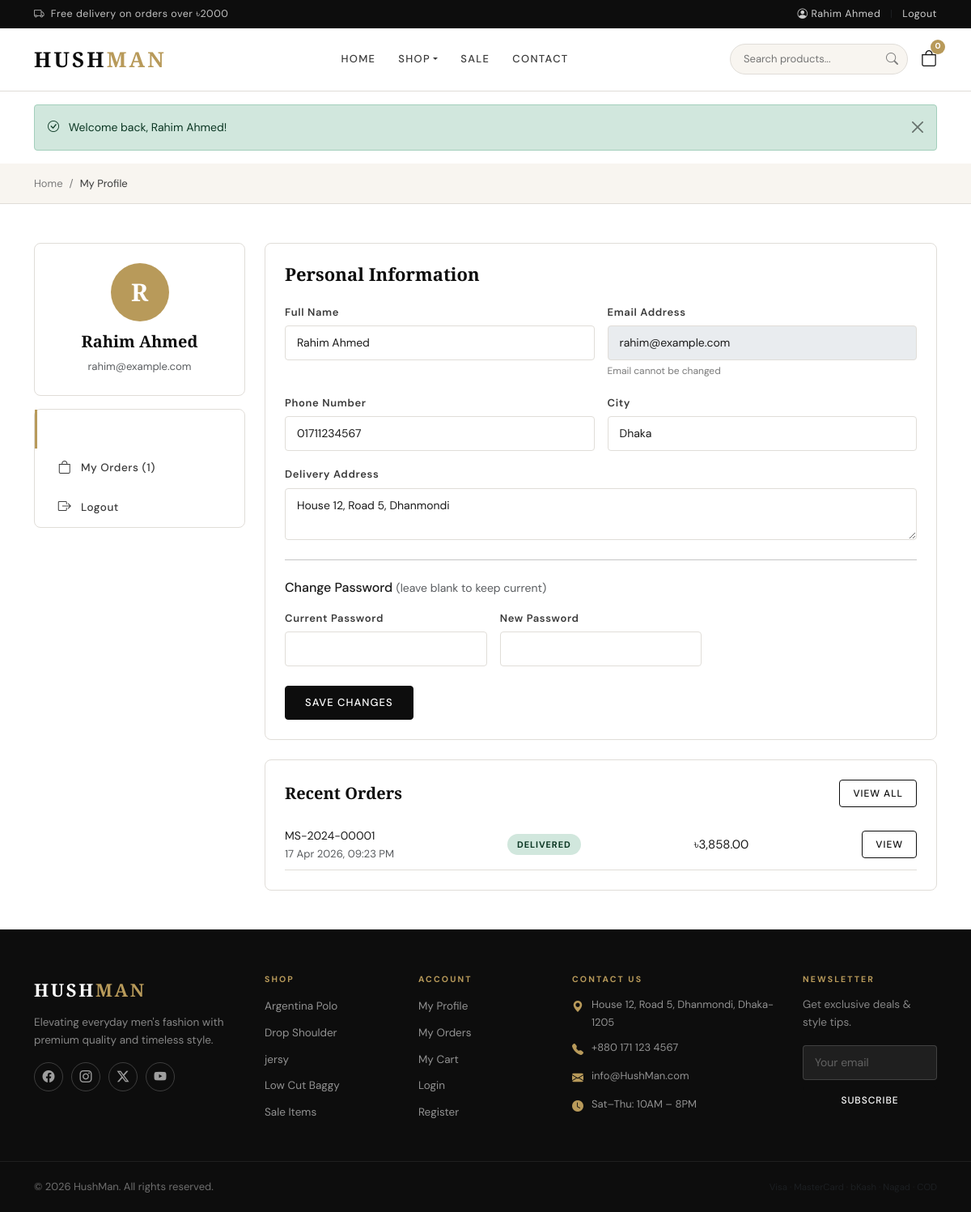
The page /pages/profile.php (signed in) on the database its author committed.
### tables this page shows
CREATE TABLE `users` (
  `id` int(11) NOT NULL,
  `name` varchar(100) NOT NULL,
  `email` varchar(150) NOT NULL,
  `password` varchar(255) NOT NULL,
  `phone` varchar(20) DEFAULT NULL,
  `address` text DEFAULT NULL,
  `city` varchar(100) DEFAULT NULL,
  `country` varchar(100) DEFAULT 'Bangladesh',
  `profile_image` varchar(255) DEFAULT 'default-user.png',
  `is_active` tinyint(1) DEFAULT 1,
  `created_at` timestamp NOT NULL DEFAULT current_timestamp(),
  `updated_at` timestamp NOT NULL DEFAULT current_timestamp() ON UPDATE current_timestamp()
);

CREATE TABLE `orders` (
  `id` int(11) NOT NULL,
  `user_id` int(11) NOT NULL,
  `order_number` varchar(50) NOT NULL,
  `full_name` varchar(100) NOT NULL,
  `email` varchar(150) NOT NULL,
  `phone` varchar(20) NOT NULL,
  `address` text NOT NULL,
  `city` varchar(100) NOT NULL,
  `postal_code` varchar(20) DEFAULT NULL,
  `total_amount` decimal(10,2) NOT NULL,
  `discount_amount` decimal(10,2) DEFAULT 0.00,
  `shipping_cost` decimal(10,2) DEFAULT 60.00,
  `final_amount` decimal(10,2) NOT NULL,
  `payment_method` enum('cod','bkash','nagad','card') DEFAULT 'cod',
  `payment_status` enum('pending','paid','failed') DEFAULT 'pending',
  `order_status` enum('pending','processing','shipped','delivered','cancelled') DEFAULT 'pending',
  `notes` text DEFAULT NULL,
  `coupon_code` varchar(50) DEFAULT NULL,
  `created_at` timestamp NOT NULL DEFAULT current_timestamp(),
  `updated_at` timestamp NOT NULL DEFAULT current_timestamp() ON UPDATE current_timestamp()
);

CREATE TABLE `categories` (
  `id` int(11) NOT NULL,
  `name` varchar(100) NOT NULL,
  `slug` varchar(100) NOT NULL,
  `description` text DEFAULT NULL,
  `image` varchar(255) DEFAULT NULL,
  `is_active` tinyint(1) DEFAULT 1,
  `created_at` timestamp NOT NULL DEFAULT current_timestamp()
);

### includes/functions.php (called while the page is built, shortened)
<?php
function getCurrentUser() {
    $db = getDB();
    $stmt = $db->prepare("SELECT * FROM users WHERE id = ?");
    $stmt->execute([$_SESSION['user_id']]);
    return $stmt->fetch();
}
function getCategories() {
    $db = getDB();
    $stmt = $db->query("SELECT c.*, COUNT(p.id) as product_count
        FROM categories c LEFT JOIN products p ON c.id = p.category_id AND p.is_active = 1
        WHERE c.is_active = 1 GROUP BY c.id ORDER BY c.name");
    return $stmt->fetchAll();
}
function getUserOrders($userId) {
    $db = getDB();
    $stmt = $db->prepare("SELECT * FROM orders WHERE user_id = ? ORDER BY created_at DESC");
    $stmt->execute([$userId]);
    return $stmt->fetchAll();
}
function formatPrice($price) {
    return CURRENCY . number_format($price, 2);
}
function formatDate($date) {
    return date('d M Y, h:i A', strtotime($date));
}
function sanitize($input) {
    return htmlspecialchars(trim($input), ENT_QUOTES, 'UTF-8');
}
?>

### pages/profile.php (the view, shortened to what this page needs)
<?php
require_once __DIR__ . '/../includes/functions.php';
$user   = getCurrentUser();
$orders = getUserOrders($_SESSION['user_id']);
?>
<?php require_once __DIR__ . '/../includes/header.php'; ?>
<div class="page-breadcrumb">
  <div class="container">
    <nav><ol class="breadcrumb">
      <li class="breadcrumb-item"><a href="<?= SITE_URL ?>">Home</a></li>
      <li class="breadcrumb-item active">My Profile</li>
    </ol></nav>
  </div>
</div>
<div class="container my-5">
  <div class="row g-4">
    <div class="col-lg-3">
      <div class="card-plain p-4 text-center mb-3">
        <div style="width:72px;height:72px;background:var(--gold);border-radius:50%;display:flex;align-items:center;justify-content:center;margin:0 auto 12px;font-family:var(--ff-display);font-size:30px;color:white;font-weight:700">
          <?= strtoupper(substr($user['name'], 0, 1)) ?>
        </div>
        <h5 style="font-family:var(--ff-display)"><?= sanitize($user['name']) ?></h5>
        <p class="text-muted small mb-0"><?= sanitize($user['email']) ?></p>
      </div>
      <div class="card-plain">
        <a href="<?= SITE_URL ?>/pages/profile.php" class="admin-nav-link active" style="border-left-color:var(--gold)"><i class="bi bi-person"></i> My Profile</a>
        <a href="<?= SITE_URL ?>/pages/orders.php" class="admin-nav-link" style="color:var(--mid)"><i class="bi bi-bag"></i> My Orders (<?= count($orders) ?>)</a>
        <a href="<?= SITE_URL ?>/pages/logout.php" class="admin-nav-link" style="color:var(--mid)"><i class="bi bi-box-arrow-right"></i> Logout</a>
      </div>
    </div>
    <div class="col-lg-9">
      <div class="card-plain p-4 mb-4">
        <h5 style="font-family:var(--ff-display);font-size:22px;margin-bottom:20px">Personal Information</h5>
        <form method="POST">
          <div class="row g-3">
            <div class="col-md-6">
              <label class="form-label">Full Name</label>
              <input type="text" name="name" class="form-control" value="<?= sanitize($user['name']) ?>" required>
            </div>
            <div class="col-md-6">
              <label class="form-label">Email Address</label>
              <input type="email" class="form-control" value="<?= sanitize($user['email']) ?>" disabled>
              <div class="form-text">Email cannot be changed</div>
            </div>
            <div class="col-md-6">
              <label class="form-label">Phone Number</label>
              <input type="tel" name="phone" class="form-control" value="<?= sanitize($user['phone'] ?? '') ?>">
            </div>
            <div class="col-md-6">
              <label class="form-label">City</label>
              <input type="text" name="city" class="form-control" value="<?= sanitize($user['city'] ?? '') ?>">
            </div>
            <div class="col-12">
              <label class="form-label">Delivery Address</label>
              <textarea name="address" class="form-control" rows="2"><?= sanitize($user['address'] ?? '') ?></textarea>
            </div>
          </div>
          <hr class="my-4">
          <h6 class="fw-700 mb-3">Change Password <small class="text-muted fw-normal">(leave blank to keep current)</small></h6>
          <div class="row g-3">
            <div class="col-md-4">
              <label class="form-label">Current Password</label>
              <input type="password" name="current_password" class="form-control">
            </div>
            <div class="col-md-4">
              <label class="form-label">New Password</label>
              <input type="password" name="new_password" class="form-control" minlength="8">
            </div>
          </div>
          <div class="mt-4">
            <button type="submit" class="btn btn-primary">Save Changes</button>
          </div>
        </form>
      </div>
      <div class="card-plain p-4">
        <div class="d-flex justify-content-between align-items-center mb-3">
          <h5 style="font-family:var(--ff-display);font-size:20px;margin:0">Recent Orders</h5>
          <a href="<?= SITE_URL ?>/pages/orders.php" class="btn btn-outline-dark btn-sm">View All</a>
        </div>
        <?php if(empty($orders)): ?>
        <p class="text-muted">No orders yet.</p>
        <?php else: ?>
        <?php foreach(array_slice($orders, 0, 3) as $ord): ?>
        <div class="d-flex justify-content-between align-items-center py-2" style="border-bottom:1px solid var(--border)">
          <div>
            <div class="fw-600" style="font-size:14px"><?= sanitize($ord['order_number']) ?></div>
            <div class="text-muted small"><?= formatDate($ord['created_at']) ?></div>
          </div>
          <span class="status-badge status-<?= $ord['order_status'] ?>"><?= ucfirst($ord['order_status']) ?></span>
          <div class="fw-700"><?= formatPrice($ord['final_amount']) ?></div>
          <a href="<?= SITE_URL ?>/pages/orders.php?id=<?= $ord['id'] ?>" class="btn btn-sm btn-outline-dark">View</a>
        </div>
        <?php endforeach; ?>
        <?php endif; ?>
      </div>
    </div>
  </div>
</div>
<?php require_once __DIR__ . '/../includes/footer.php'; ?>

### includes/footer.php (shortened to what this page needs)
<footer class="site-footer mt-5">
    <div class="footer-top">
        <div class="container">
            <div class="row g-4">
                <div class="col-lg-3 col-md-6">
                    <div class="footer-brand">HUSH<span>MAN</span></div>
                    <p class="footer-tagline">Elevating everyday men's fashion with premium quality and timeless style.</p>
                    <div class="social-links">
                        <a href="#"><i class="bi bi-facebook"></i></a>
                        <a href="#"><i class="bi bi-instagram"></i></a>
                        <a href="#"><i class="bi bi-twitter-x"></i></a>
                        <a href="#"><i class="bi bi-youtube"></i></a>
                    </div>
                </div>
                <div class="col-lg-2 col-md-3 col-6">
                    <h6 class="footer-heading">Shop</h6>
                    <ul class="footer-links">
                        <?php foreach(getCategories() as $cat): ?>
                        <li><a href="<?= SITE_URL ?>/pages/shop.php?category=<?= $cat['slug'] ?>"><?= sanitize($cat['name']) ?></a></li>
                        <?php endforeach; ?>
                        <li><a href="<?= SITE_URL ?>/pages/shop.php?sale=1">Sale Items</a></li>
                    </ul>
                </div>
                <div class="col-lg-2 col-md-3 col-6">
                    <h6 class="footer-heading">Account</h6>
                    <ul class="footer-links">
                        <li><a href="<?= SITE_URL ?>/pages/profile.php">My Profile</a></li>
                        <li><a href="<?= SITE_URL ?>/pages/orders.php">My Orders</a></li>
                        <li><a href="<?= SITE_URL ?>/pages/cart.php">My Cart</a></li>
                        <li><a href="<?= SITE_URL ?>/pages/login.php">Login</a></li>
                        <li><a href="<?= SITE_URL ?>/pages/register.php">Register</a></li>
                    </ul>
                </div>
                <div class="col-lg-3 col-md-6">
                    <h6 class="footer-heading">Contact Us</h6>
                    <ul class="footer-contact">
                        <li><i class="bi bi-geo-alt-fill"></i> House 12, Road 5, Dhanmondi, Dhaka-1205</li>
                        <li><i class="bi bi-telephone-fill"></i> <a href="tel:+8801711234567">+880 171 123 4567</a></li>
                        <li><i class="bi bi-envelope-fill"></i> <a href="mailto:info@HushMan.com">info@HushMan.com</a></li>
                        <li><i class="bi bi-clock-fill"></i> Sat–Thu: 10AM – 8PM</li>
                    </ul>
                </div>
                <div class="col-lg-2 col-md-6">
                    <h6 class="footer-heading">Newsletter</h6>
                    <p class="footer-tagline small">Get exclusive deals & style tips.</p>
                    <form class="newsletter-form" onsubmit="return false;">
                        <input type="email" placeholder="Your email" class="form-control form-control-sm mb-2">
                        <button class="btn btn-primary btn-sm w-100">Subscribe</button>
                    </form>
                </div>
            </div>
        </div>
    </div>
    <div class="footer-bottom">
        <div class="container">
            <div class="row align-items-center">
                <div class="col-md-6 text-center text-md-start">
                    <span>&copy; <?= date('Y') ?> HushMan. All rights reserved.</span>
                </div>
                <div class="col-md-6 text-center text-md-end mt-2 mt-md-0">
                    <span class="text-muted small ms-2">Visa · MasterCard · bKash · Nagad · COD</span>
                </div>
            </div>
        </div>
    </div>
</footer>
</body>
</html>

### rows shown on the page
users: name "R", name "Rahim Ahmed", email "rahim@example.com", phone "01711234567", city "Dhaka", address "House 12, Road 5, Dhanmondi"
orders: order_number "MS-2024-00001", created_at "17 Apr 2026, 09:23 PM", order_status "DELIVERED", final_amount "৳3,858.00"
categories: name "Argentina Polo"
categories: name "Drop Shoulder"
categories: name "jersy"
categories: name "Low Cut Baggy"

### other values the page prints
$_SESSION['user_name'] "Rahim Ahmed"
getCartCount() "0"
$flash['message'] "Welcome back, Rahim Ahmed!"
count($orders) "1"
